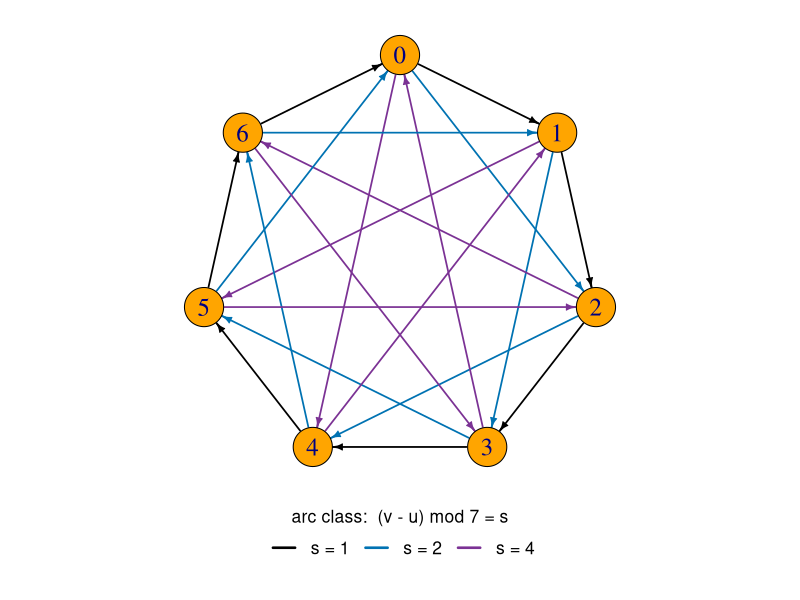

The R source for this figure:
# Paley7.pdf (panel (b) of the cA3 figure, Section "threshold3"): Paley(7), the circulant
# tournament on Z_7 with connection set S = {1, 2, 4} (arc u -> v iff (v-u) mod 7 in S), drawn
# like cA3.pdf: residues on a circle (0 at top, clockwise), arcs coloured by step.
#
# Paley(7) is the n = 7 case of the circulant construction of Theorem thm:circulant-family
# (inverses e = (1, 2, 4) sum to 7), and the one case where three progressions, one of each
# step 1, 2, 4, induce it.  Self-verification before plotting: (a) tournament; (b) regular;
# (c) the three progressions P(0,1), P(4,2), P(5,4) have majority tournament Paley(7), and every
# arc is backward in exactly one of them.  The script stops on any mismatch.
library(igraph)
# writes Paley7.pdf into the current directory

n = 7
S = c(1, 2, 4)
adj = matrix(FALSE, n, n)
for (u in 0:(n - 1)) for (s in S) adj[u + 1, (u + s) %% n + 1] = TRUE
for (i in 1:(n - 1)) for (j in (i + 1):n) stopifnot(adj[i, j] + adj[j, i] == 1)   # tournament
stopifnot(all(rowSums(adj) == (n - 1) / 2))                                       # regular

prog = function(a, d) (a + (0:(n - 1)) * d) %% n
orders = list(prog(0, 1), prog(4, 2), prog(5, 4))
fwd = matrix(0L, n, n)
for (O in orders) {
  pos = integer(n); pos[O + 1] = 1:n
  for (u in 0:(n - 1)) for (v in 0:(n - 1)) if (adj[u + 1, v + 1] && pos[u + 1] < pos[v + 1])
    fwd[u + 1, v + 1] = fwd[u + 1, v + 1] + 1L
}
stopifnot(all(fwd[adj] == 2))    # every arc forward in exactly 2 of 3 voters: a unit-margin profile
cat("Paley(7) checks passed: tournament, regular, P(0,1), P(4,2), P(5,4) induce it with unit margin\n")

pal = c("1" = "#000000", "2" = "#0072B2", "4" = "#7B3294")
edges = NULL; ecol = NULL
for (u in 0:(n - 1)) for (s in S) {
  edges = rbind(edges, c(u + 1, (u + s) %% n + 1)); ecol = c(ecol, pal[as.character(s)])
}
g = graph_from_edgelist(edges, directed = TRUE)
lay = t(sapply(1:n, function(i) { ang = pi / 2 - 2 * pi * (i - 1) / n; c(cos(ang), sin(ang)) }))

pdf("Paley7.pdf", width = 6.5, height = 6.6)
par(mar = c(0.5, 0.4, 0.4, 0.4), xpd = NA)
plot(g, layout = lay, ylim = c(-1.52, 1.03),
     vertex.color = "orange", vertex.label = 0:(n - 1),
     vertex.label.color = "navy", vertex.label.cex = 1.5, vertex.size = 20,
     edge.color = ecol, edge.width = 1.7, edge.arrow.size = 0.5, edge.curved = 0)
legend(x = 0, y = -1.30, xjust = 0.5, yjust = 1, horiz = TRUE,
       legend = paste0("s = ", names(pal)), col = pal, lwd = 2.6,
       bty = "n", cex = 1.05, seg.len = 1.4,
       title = expression("arc class:  (v - u) mod 7 = s"))
dev.off()
cat("Paley7.pdf written\n")
